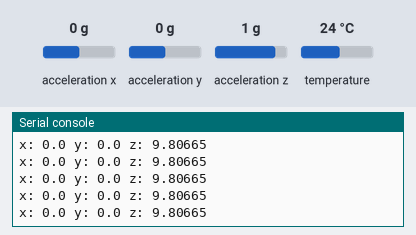
Recording of a program running on a simulated ESP32 board running MicroPython. Parts: the last lines printed to the serial console. The test bench sets the inputs (shaded band); at power-on: acceleration x 0 g, acceleration y 0 g, acceleration z 1 g, temperature 24 °C. Files the program writes start out absent; library files of the repository ran but are not shown: MPU6050.py.

Above: at 1.2 s.
1.3 s: acceleration x set to -1.4 g
At 1.48 s:
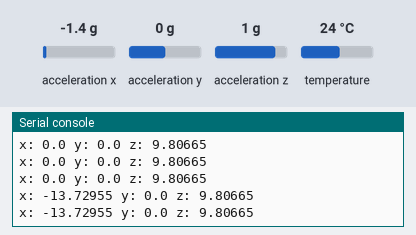
2.8 s: acceleration y set to -1.4 g
At 2.82 s:
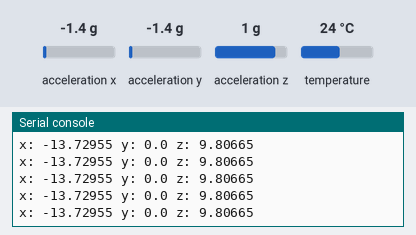
4.3 s: acceleration z set to -1.4 g
At 4.4 s:
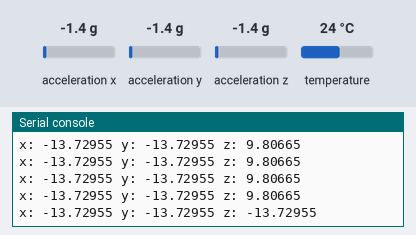

Measured:
- after the input at 1.3 s, the serial console: prints a new line after 0.07 s (image 1)
- after the input at 4.3 s, the serial console: prints a new line after 0.10 s (image 3)

The program:

main.py
```python
# Example code for (GY-521) MPU6050 Accelerometer/Gyro Module
# Write in MicroPython by Warayut Poomiwatracanont JAN 2023

from MPU6050 import MPU6050

from os import listdir, chdir
from machine import Pin
from time import sleep_ms

mpu = MPU6050()

# List all files directory.
print("Root directory: {} \n".format(listdir()))

# Change filename and fileformat here.
filename = "{}%s.{}".format("data_logs", "txt")

# Increment the filename number if the file already exists.
i = 0
while (filename % i) in listdir():
    i += 1

# Save file in path /
with open(filename % i, "w") as f:
    cols = ["Temp", "AcX", "AcY", "AcZ"]
    f.write(",".join(cols) + "\n")

    while True:
        # Accelerometer Data
        accel = mpu.read_accel_data() # read the accelerometer [ms^-2]
        aX = accel["x"]
        aY = accel["y"]
        aZ = accel["z"]
        print("x: " + str(aX) + " y: " + str(aY) + " z: " + str(aZ))

        # Gyroscope Data
        # gyro = mpu.read_gyro_data()   # read the gyro [deg/s]
        # gX = gyro["x"]
        # gY = gyro["y"]
        # gZ = gyro["z"]
        # print("x:" + str(gX) + " y:" + str(gY) + " z:" + str(gZ))

        # Rough Temperature
        temp = mpu.read_temperature()   # read the device temperature [degC]
        # print("Temperature: " + str(temp) + "°C")

        # G-Force
        # gforce = mpu.read_accel_abs(g=True) # read the absolute acceleration magnitude
        # print("G-Force: " + str(gforce))

        # Write to file
        data = {"Temp" : temp,
                "AcX" : aX,
                "AcY" : aY,
                "AcZ" : aZ
                }

        push = [  str(data[k]) for k in cols ]
        row = ",".join(push)
        f.write(row + "\n")

        # Time Interval Delay in millisecond (ms)
        sleep_ms(100)
```
